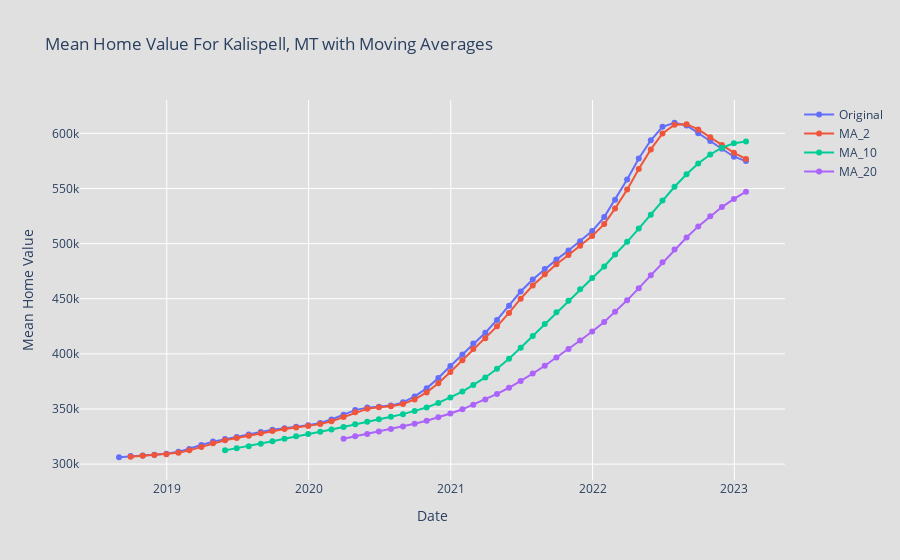

Notebook cell for this chart:
### Code cell
# Calculate Moving Averages
windows = [2, 10, 20]  # Example window sizes: small, medium, large
for window in windows:
    df_filtered1[f'MA_{window}'] = df_filtered1['Mean Home Value'].rolling(window=window).mean()

# Visualization using Plotly
fig = go.Figure()

# Plotting original data
fig.add_trace(go.Scatter(x=df_filtered1['date'], y=df_filtered1['Mean Home Value'], 
                         mode='lines+markers', name='Original'))

# Plotting Moving Averages
for window in windows:
    fig.add_trace(go.Scatter(x=df_filtered1['date'], y=df_filtered1[f'MA_{window}'],
                             mode='lines+markers', name=f'MA_{window}'))

fig.update_layout(
    title='Mean Home Value For Kalispell, MT with Moving Averages',
    xaxis_title='Date',
    yaxis_title='Mean Home Value',
    template='plotly',
    plot_bgcolor='#E0E0E0',
    paper_bgcolor='#E0E0E0'
)
fig.show()
